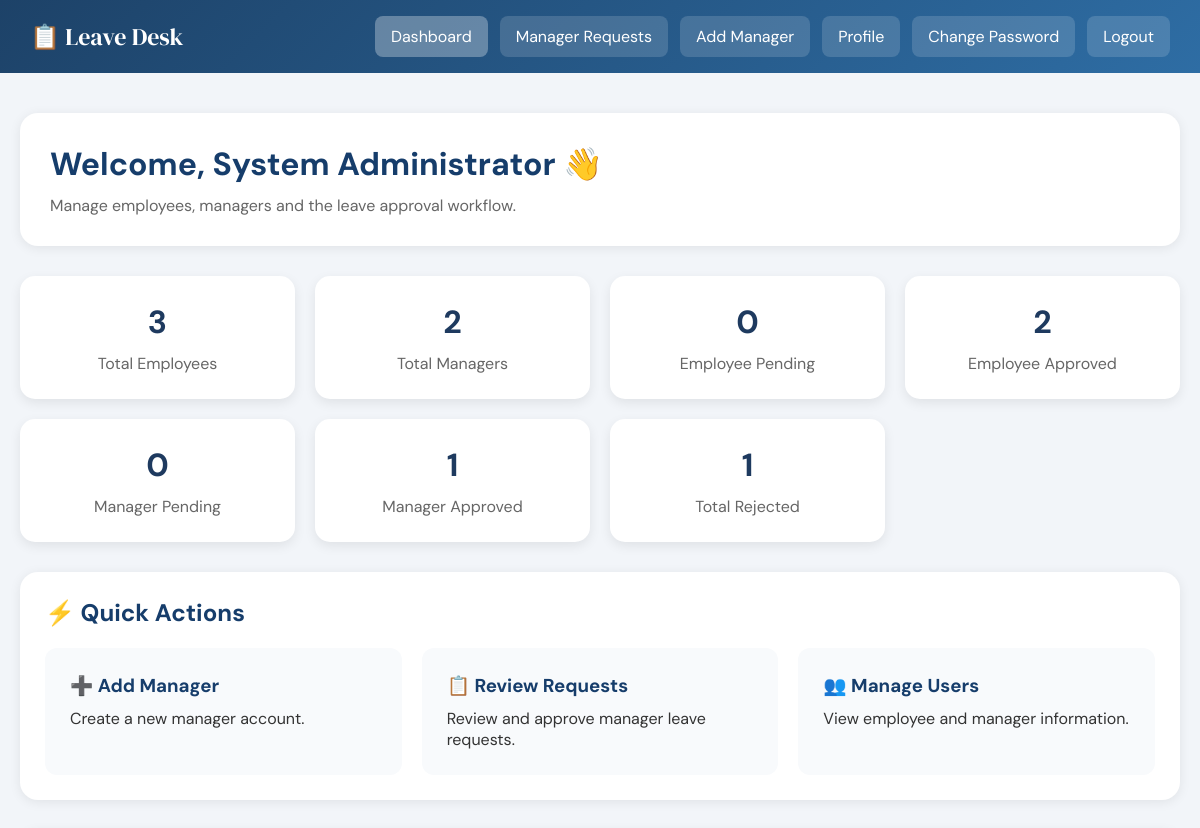
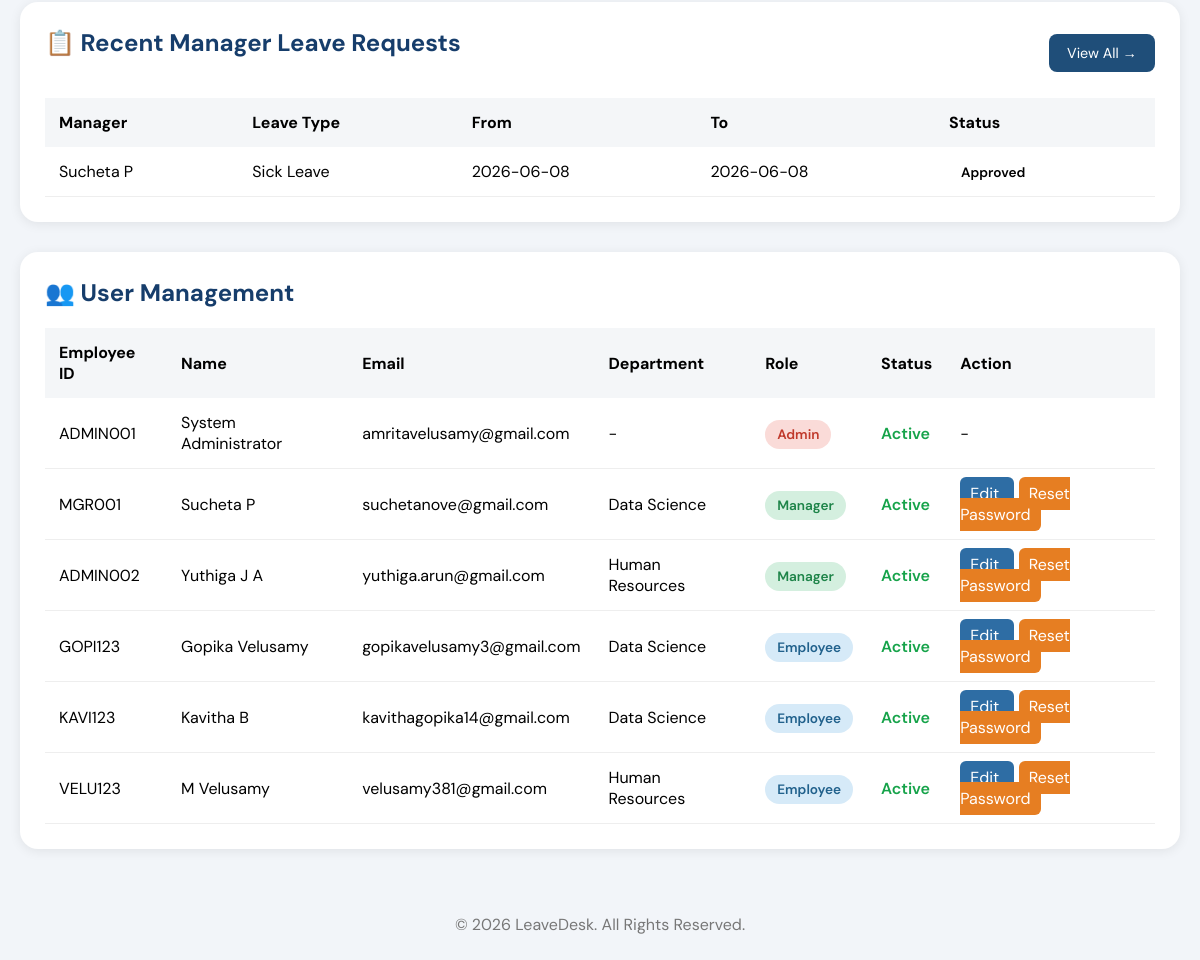
/admin (signed in), run on the app's committed database (2 pictures, top to bottom).
### tables this page shows
CREATE TABLE users (
            id INTEGER PRIMARY KEY AUTOINCREMENT,
            employee_id TEXT UNIQUE NOT NULL,
            password TEXT NOT NULL,
            full_name TEXT NOT NULL,
            email TEXT DEFAULT '',
            phone TEXT DEFAULT '',
            department TEXT DEFAULT '',
            designation TEXT DEFAULT '',
            role TEXT NOT NULL,

            casual_leave INTEGER DEFAULT 6,
            sick_leave INTEGER DEFAULT 6,
            annual_leave INTEGER DEFAULT 12,
            is_active INTEGER DEFAULT 1,
            must_change_password INTEGER DEFAULT 0
        );

CREATE TABLE leave_requests (
            id INTEGER PRIMARY KEY AUTOINCREMENT,
            employee_id INTEGER NOT NULL,
            leave_type TEXT NOT NULL,
            start_date TEXT NOT NULL,
            end_date TEXT NOT NULL,
            total_days INTEGER DEFAULT 0,
            reason TEXT NOT NULL,
            status TEXT DEFAULT 'Pending',
            manager_comment TEXT DEFAULT '',
            decision_date TEXT DEFAULT '',
            submitted_on TEXT NOT NULL,
            approved_by INTEGER,
            approval_level TEXT,
            FOREIGN KEY(employee_id) REFERENCES users(id)
        );

### app.py (the view)
@app.route("/admin")
def admin_dashboard():
    if "user_id" not in session:
        return redirect(url_for("login"))
    if session.get("role") != "admin":
        return redirect(url_for("login"))
    conn = get_db()
    admin = conn.execute(
        """
        SELECT *
        FROM users
        WHERE id = ?
        """,
        (session["user_id"],)
    ).fetchone()
    users = conn.execute(
        """
        SELECT *
        FROM users
        ORDER BY
            CASE role
                WHEN 'admin' THEN 1
                WHEN 'manager' THEN 2
                WHEN 'employee' THEN 3
            END,
            full_name
        """
    ).fetchall()
    stats = conn.execute(
        """
        SELECT

            (SELECT COUNT(*)
             FROM users
             WHERE role='employee')
             AS total_employees,

            (SELECT COUNT(*)
             FROM users
             WHERE role='manager')
             AS total_managers,

            (SELECT COUNT(*)
             FROM leave_requests
             WHERE approval_level='manager'
             AND status='Pending')
             AS employee_pending,

            (SELECT COUNT(*)
             FROM leave_requests
             WHERE approval_level='manager'
             AND status='Approved')
             AS employee_approved,

            (SELECT COUNT(*)
             FROM leave_requests
             WHERE approval_level='manager'
             AND status='Rejected')
             AS employee_rejected,

            (SELECT COUNT(*)
             FROM leave_requests
             WHERE approval_level='admin'
             AND status='Pending')
             AS manager_pending,

            (SELECT COUNT(*)
             FROM leave_requests
             WHERE approval_level='admin'
             AND status='Approved')
             AS manager_approved,

            (SELECT COUNT(*)
             FROM leave_requests
             WHERE approval_level='admin'
             AND status='Rejected')
             AS manager_rejected

        """
    ).fetchone()
    recent_manager_requests = conn.execute(
        """
        SELECT
            lr.id,
            lr.leave_type,
            lr.start_date,
            lr.end_date,
            lr.status,
            u.full_name

        FROM leave_requests lr

        JOIN users u
        ON lr.employee_id = u.id

        WHERE lr.approval_level='admin'

        ORDER BY lr.submitted_on DESC

        LIMIT 5
        """
    ).fetchall()
    conn.close()
    return render_template(
        "admin_dashboard.html",
        admin=admin,
        users=users,
        stats=stats,
        recent_manager_requests=recent_manager_requests
    )

### app.py (called while the page is built)
def get_db():
    conn = sqlite3.connect(DB_PATH)
    conn.row_factory = sqlite3.Row
    return conn

### templates/admin_dashboard.html (shortened to what this page needs)
<!DOCTYPE html>
<html lang="en">
<head>
</head>
<body>
<nav>
    <div class="brand">
        📋 Leave Desk
    </div>
    <div class="nav-links">
        <a href="{{ url_for('admin_dashboard') }}"
           style="background:rgba(255,255,255,0.30);">
            Dashboard
        </a>
        <a href="{{ url_for('admin_requests') }}">
            Manager Requests
        </a>
        <a href="{{ url_for('add_manager') }}">
            Add Manager
        </a>
        <a href="{{ url_for('profile') }}">
            Profile
        </a>
        <a href="{{ url_for('change_password') }}">
            Change Password
        </a>
        <a href="{{ url_for('logout') }}">
            Logout
        </a>
    </div>
</nav>
<div class="container">
<div class="welcome-card">
    <h1>
        Welcome, {{ session.full_name }} 👋
    </h1>
    <p>
        Manage employees, managers and the leave approval workflow.
    </p>
</div>
<div class="stats-grid">
    <div class="stat-card">
        <h2>{{ stats.total_employees }}</h2>
        <p>Total Employees</p>
    </div>
    <div class="stat-card">
        <h2>{{ stats.total_managers }}</h2>
        <p>Total Managers</p>
    </div>
    <div class="stat-card">
        <h2>{{ stats.employee_pending }}</h2>
        <p>Employee Pending</p>
    </div>
    <div class="stat-card">
        <h2>{{ stats.employee_approved }}</h2>
        <p>Employee Approved</p>
    </div>
    <div class="stat-card">
        <h2>{{ stats.manager_pending }}</h2>
        <p>Manager Pending</p>
    </div>
    <div class="stat-card">
        <h2>{{ stats.manager_approved }}</h2>
        <p>Manager Approved</p>
    </div>
    <div class="stat-card">
        <h2>{{ stats.employee_rejected + stats.manager_rejected }}</h2>
        <p>Total Rejected</p>
    </div>
</div>
<div class="card">
    <h2>⚡ Quick Actions</h2>
    <div class="action-grid">
        <a href="{{ url_for('add_manager') }}"
           class="action-card">
            <h3>➕ Add Manager</h3>
            <p>
                Create a new manager account.
            </p>
        </a>
        <a href="{{ url_for('admin_requests') }}"
           class="action-card">
            <h3>📋 Review Requests</h3>
            <p>
                Review and approve manager leave requests.
            </p>
        </a>
        <a href="#user-management"
           class="action-card">
            <h3>👥 Manage Users</h3>
            <p>
                View employee and manager information.
            </p>
        </a>
    </div>
</div>
<div class="card">
    <div class="table-header">
        <h2>
            📋 Recent Manager Leave Requests
        </h2>
        <a href="{{ url_for('admin_requests') }}"
           class="view-all-btn">
            View All →
        </a>
    </div>
    <table>
        <thead>
        <tr>
            <th>Manager</th>
            <th>Leave Type</th>
            <th>From</th>
            <th>To</th>
            <th>Status</th>
        </tr>
        </thead>
        <tbody>
        {% if recent_manager_requests %}
            {% for req in recent_manager_requests %}
            <tr>
                <td>{{ req.full_name }}</td>
                <td>{{ req.leave_type }}</td>
                <td>{{ req.start_date }}</td>
                <td>{{ req.end_date }}</td>
                <td>
                    <span class="badge">
                        {{ req.status }}
                    </span>
                </td>
            </tr>
            {% endfor %}
        {% endif %}
        </tbody>
    </table>
</div>
<div class="card" id="user-management">
    <h2>👥 User Management</h2>
    <table>
        <thead>
            <tr>
                <th>Employee ID</th>
                <th>Name</th>
                <th>Email</th>
                <th>Department</th>
                <th>Role</th>
                <th>Status</th>
                <th>Action</th>
            </tr>
        </thead>
        <tbody>
        {% for user in users %}
        <tr>
            <td>{{ user.employee_id }}</td>
            <td>{{ user.full_name }}</td>
            <td>{{ user.email }}</td>
            <td>{{ user.department or "-" }}</td>
            <td>
                <span class="badge {{ user.role }}">
                    {{ user.role|capitalize }}
                </span>
            </td>
            <td>
                {% if user.is_active %}
                    <span class="active">Active</span>
                {% else %}
                    <span class="inactive">Inactive</span>
                {% endif %}
            </td>
            <td>
            {% if user.role != "admin" %}
            <a href="{{ url_for('edit_employee', user_id=user.id) }}"
            class="edit-btn">
            Edit
            </a>
            <a href="{{ url_for('reset_user_password', user_id=user.id) }}"
            class="reset-btn"
            onclick="return confirm('Reset password for this user?')">
            Reset Password
            </a>
            {% else %}
            -
            {% endif %}
            </td>
        </tr>
        {% endfor %}
        </tbody>
    </table>
</div>
</div>
<footer>
    © 2026 LeaveDesk. All Rights Reserved.
</footer>
</body>
</html>

### templates/admin_dashboard.html (style rules this page uses)
* { margin:0; padding:0; box-sizing:border-box; }
body { font-family:'DM Sans',sans-serif; background:#f2f5f9; }
nav { background:linear-gradient(135deg,#1d4268,#2e6da4); padding:16px 30px; display:flex; justify-content:space-between; align-items:center; }
.brand { color:white; font-size:1.5rem; font-family:'DM Serif Display',serif; }
.nav-links { display:flex; gap:12px; align-items:center; }
.nav-links a { color:white; text-decoration:none; padding:10px 16px; border-radius:8px; background:rgba(255,255,255,0.15); }
.container { max-width:1300px; margin:40px auto; padding:0 20px; }
.welcome-card { background:white; border-radius:18px; padding:30px; box-shadow:0 2px 12px rgba(0,0,0,0.08); margin-bottom:30px; }
.welcome-card h1 { color:#163d6b; margin-bottom:10px; }
.welcome-card p { color:#666; }
.stats-grid { display:grid; grid-template-columns:repeat(auto-fit,minmax(220px,1fr)); gap:20px; margin-bottom:30px; }
.stat-card { background:white; border-radius:15px; padding:25px; text-align:center; box-shadow:0 4px 12px rgba(0,0,0,0.08); }
.stat-card h2 { font-size:2rem; margin-bottom:10px; color:#1e3a5f; }
.stat-card p { color:#666; }
.card { background:white; border-radius:18px; padding:25px; margin-bottom:30px; box-shadow:0 2px 12px rgba(0,0,0,0.08); }
.card h2 { color:#163d6b; margin-bottom:20px; }
.action-grid { display:grid; grid-template-columns:repeat(auto-fit,minmax(250px,1fr)); gap:20px; }
.action-card { text-decoration:none; background:#f8fafc; color:#333; border-radius:12px; padding:25px; transition:0.3s; }
.action-card h3 { color:#163d6b; margin-bottom:10px; }
table { width:100%; border-collapse:collapse; }
th { background:#f4f6f8; padding:14px; text-align:left; }
td { padding:14px; border-bottom:1px solid #eee; }
.badge { padding:6px 12px; border-radius:20px; font-size:0.85rem; font-weight:600; }
.employee { background:#d6eaf8; color:#21618c; }
.manager { background:#d4efdf; color:#1e8449; }
.admin { background:#fadbd8; color:#c0392b; }
.active { color:#16a34a; font-weight:600; }
.edit-btn { text-decoration:none; background:#2e6da4; color:white; padding:6px 12px; border-radius:6px; }
footer { text-align:center; padding:25px; color:#777; }
.table-header { display:flex; justify-content:space-between; align-items:center; margin-bottom:20px; }
.view-all-btn { text-decoration:none; background:#1f4e79; color:white; padding:10px 18px; border-radius:8px; font-size:0.9rem; }
.edit-btn { background:#2e6da4; color:white; padding:6px 10px; border-radius:6px; text-decoration:none; margin-right:5px; }
.reset-btn { background:#e67e22; color:white; padding:6px 10px; border-radius:6px; text-decoration:none; }

### data on the page
users: full_name "System Administrator", employee_id "ADMIN001", email "amritavelusamy@gmail.com", department "-", role "Admin", is_active "Active"
leave_requests: full_name "Sucheta P", leave_type "Sick Leave", start_date "2026-06-08", end_date "2026-06-08", status "Approved"
users: employee_id "MGR001", full_name "Sucheta P", email "suchetanove@gmail.com", department "Data Science", role "Manager", is_active "Active"
users: employee_id "ADMIN002", full_name "Yuthiga J A", email "yuthiga.arun@gmail.com", department "Human Resources", role "Manager", is_active "Active"
users: employee_id "GOPI123", full_name "Gopika Velusamy", email "gopikavelusamy3@gmail.com", department "Data Science", role "Employee", is_active "Active"
users: employee_id "KAVI123", full_name "Kavitha B", email "kavithagopika14@gmail.com", department "Data Science", role "Employee", is_active "Active"
users: employee_id "VELU123", full_name "M Velusamy", email "velusamy381@gmail.com", department "Human Resources", role "Employee", is_active "Active"

### other printed values
{{ stats.total_employees }} "3"
{{ stats.total_managers }} "2"
{{ stats.employee_pending }} "0"
{{ stats.employee_approved }} "2"
{{ stats.manager_pending }} "0"
{{ stats.manager_approved }} "1"
{{ stats.employee_rejected + stats.manager_rejected }} "1"
